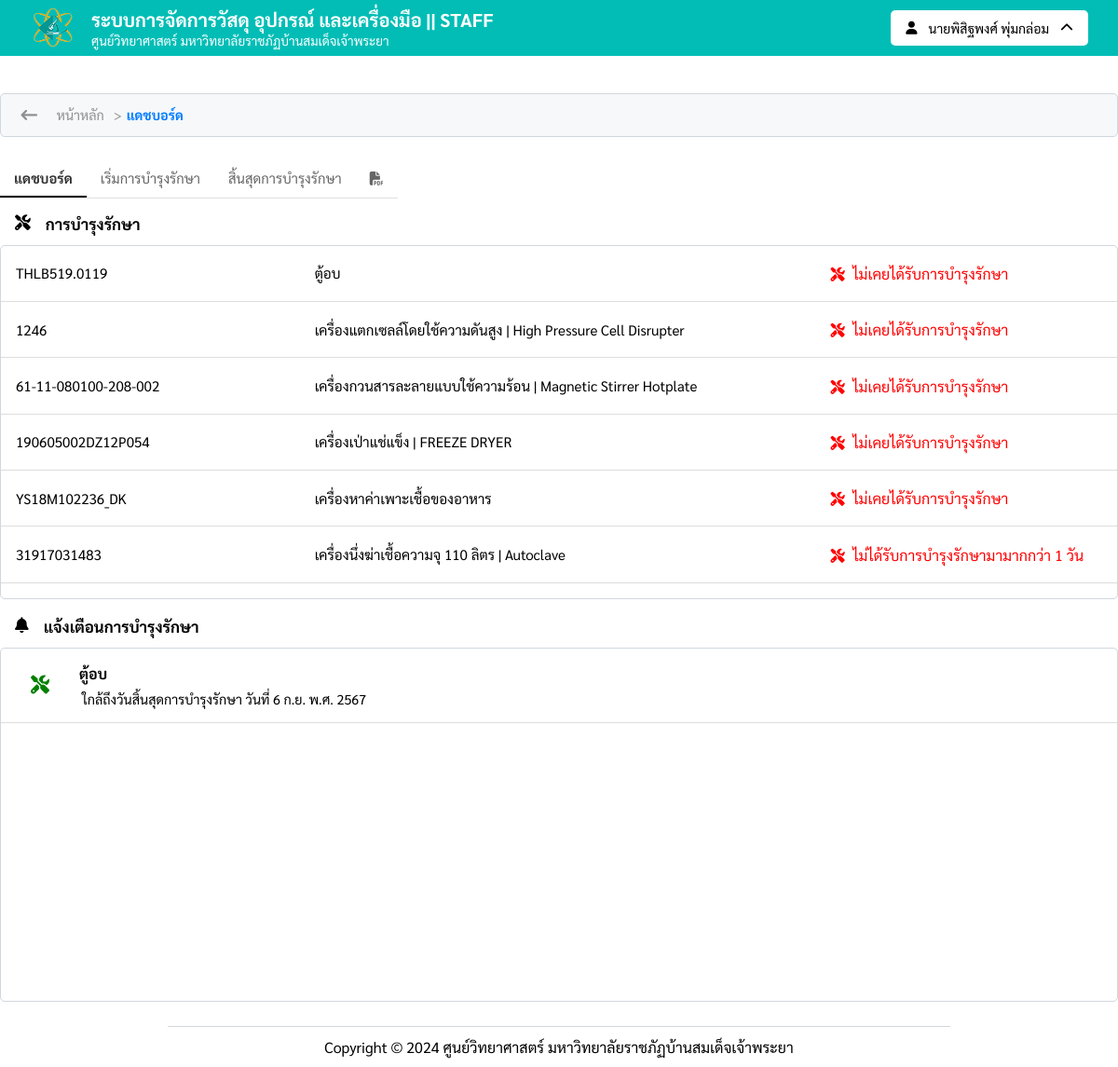
The app's page /maintenance_dashboard (signed in) with its own data.
### tables this page shows
CREATE TABLE `users_db` (
  `userID` int(50) NOT NULL,
  `username` varchar(100) NOT NULL,
  `password` varchar(100) NOT NULL,
  `created_at` timestamp NOT NULL DEFAULT current_timestamp() ON UPDATE current_timestamp(),
  `pre` set('นาย','นาง','นางสาว','ดร.','ผศ.ดร.','อ.') NOT NULL,
  `firstname` varchar(200) NOT NULL,
  `lastname` varchar(200) NOT NULL,
  `phone_number` varchar(10) NOT NULL,
  `email` varchar(200) NOT NULL,
  `role` set('อาจารย์','เจ้าหน้าที่','บุคลากร','') NOT NULL,
  `urole` set('staff','user') NOT NULL,
  `agency` varchar(100) NOT NULL,
  `status` set('w_approved','approved','n_approved') NOT NULL,
  `approved_by` varchar(200) DEFAULT NULL,
  `approved_date` datetime DEFAULT NULL
);

CREATE TABLE `crud` (
  `ID` int(100) NOT NULL,
  `img_name` varchar(100) NOT NULL,
  `sci_name` varchar(255) NOT NULL COMMENT 'ชื่ออุปกรณ์',
  `serial_number` varchar(20) NOT NULL,
  `categories` set('วัสดุ','อุปกรณ์','เครื่องมือ') DEFAULT NULL COMMENT 'ประเภทเครื่องมือ',
  `amount` int(10) DEFAULT 0 COMMENT 'จำนวนสินค้าคงเหลือ',
  `uploaded_on` datetime NOT NULL COMMENT 'วันที่อัปโหลด',
  `availability` tinyint(1) NOT NULL COMMENT 'ความพร้อมการใช้งาน'
);

CREATE TABLE `info_sciname` (
  `ID` int(20) NOT NULL,
  `sci_name` varchar(100) NOT NULL,
  `serial_number` varchar(20) NOT NULL,
  `installation_date` date DEFAULT NULL,
  `last_maintenance_date` date DEFAULT NULL,
  `details` varchar(255) DEFAULT NULL,
  `brand` varchar(100) DEFAULT NULL,
  `model` varchar(100) DEFAULT NULL,
  `company` varchar(30) DEFAULT NULL,
  `contact` varchar(20) DEFAULT NULL,
  `contact_number` varchar(12) DEFAULT NULL
);

CREATE TABLE `logs_maintenance` (
  `ID` int(20) NOT NULL,
  `serial_number` varchar(20) DEFAULT NULL,
  `sci_name` varchar(100) DEFAULT NULL,
  `categories` varchar(20) DEFAULT NULL,
  `start_maintenance` date DEFAULT NULL,
  `end_maintenance` date DEFAULT NULL,
  `name_staff` varchar(100) DEFAULT NULL,
  `note` varchar(200) DEFAULT NULL,
  `details_maintenance` varchar(200) DEFAULT NULL,
  `created_at` timestamp NOT NULL DEFAULT current_timestamp() ON UPDATE current_timestamp()
);

### assets/config/Database.php (called while the page is built, shortened)
<?php
$base_url = 'http://localhost:8080';
?>

### assets/includes/thai_date_time.php (called while the page is built, shortened)
<?php
function thai_date_time_3($datetime)
{
    $thai_month_arr = array(
        1 => "ม.ค.",
        2 => "ก.พ.",
        3 => "มี.ค.",
        4 => "เม.ย.",
        5 => "พ.ค.",
        6 => "มิ.ย.",
        7 => "ก.ค.",
        8 => "ส.ค.",
        9 => "ก.ย.",
        10 => "ต.ค.",
        11 => "พ.ย.",
        12 => "ธ.ค."
    );
    $dt = new DateTime($datetime);
    $date = $dt->format('j');
    $month = (int)$dt->format('n');
    $year = $dt->format('Y') + 543;
    return "วันที่ $date {$thai_month_arr[$month]} พ.ศ. $year";
}
function calculateDaysSinceLastMaintenance($lastMaintenanceDate)
{
    $currentDate = new DateTime();
    if ($lastMaintenanceDate === null) {
        return "ไม่เคยได้รับการบำรุงรักษา";
    } else {
        $lastMaintenanceDate = new DateTime($lastMaintenanceDate);
        $interval = $currentDate->diff($lastMaintenanceDate);
        return $interval->days;
    }
}

### views/staff-section/maintenance.php (the view, shortened to what this page needs)
<?php
require_once 'assets/config/Database.php';
include_once 'assets/includes/thai_date_time.php';
try {
    $userID = $_SESSION['staff_login'];
    $stmt = $conn->prepare("SELECT * FROM users_db WHERE userID = :userID");
    $stmt->bindParam(':userID', $userID, PDO::PARAM_INT);
    $stmt->execute();
    $userData = $stmt->fetch(PDO::FETCH_ASSOC);
} catch (PDOException $e) {
    echo "Error: " . $e->getMessage();
    exit();
}
$stmt = $conn->prepare("
    SELECT crud.*, info_sciname.*,
    DATEDIFF(CURDATE(), IFNULL(last_maintenance_date, CURDATE())) AS days_since_last_maintenance
    FROM crud
    LEFT JOIN info_sciname ON crud.ID = info_sciname.ID
    WHERE last_maintenance_date IS NULL
    OR last_maintenance_date < DATE_ADD(CURDATE(), INTERVAL 10 DAY)
    ORDER BY crud.ID ASC");
$stmt->execute();
$maintenance_notify = $stmt->fetchAll(PDO::FETCH_ASSOC);
$stmt = $conn->prepare("
    SELECT * FROM crud
    LEFT JOIN logs_maintenance ON crud.serial_number = logs_maintenance.serial_number
    WHERE availability = 1
    AND end_maintenance <= DATE_ADD(CURDATE(), INTERVAL 5 DAY)
    ORDER BY crud.serial_number ASC");
$stmt->execute();
$end_maintenance_notify = $stmt->fetchAll(PDO::FETCH_ASSOC);
$request_uri = parse_url($_SERVER["REQUEST_URI"], PHP_URL_PATH);
?>
<!DOCTYPE html>
<html lang="en">
<head>
    <link rel="stylesheet" href="<?php echo $base_url ?>/assets/font-awesome/css/all.css">
    <link rel="stylesheet" href="<?php echo $base_url ?>/assets/css/navigator.css">
    <link rel="stylesheet" href="<?php echo $base_url ?>/assets/css/breadcrumb.css">
    <link rel="stylesheet" href="<?php echo $base_url ?>/assets/css/notification_popup.css">
    <link rel="stylesheet" href="<?php echo $base_url ?>/assets/css/maintenance.css">
    <link rel="stylesheet" href="<?php echo $base_url ?>/assets/css/pagination.css">
    <link rel="stylesheet" href="<?php echo $base_url ?>/assets/css/footer.css">
</head>
<body>
    <header>
        <?php include_once 'assets/includes/navigator.php'; ?>
    </header>
    <div class="maintenance">
        <div class="header_maintenance_section">
            <a class="historyBACK" href="javascript:history.back()"><i class="fa-solid fa-arrow-left-long"></i></a>
            <div class="breadcrumb">
                <a href="/">หน้าหลัก</a>
                <span>&gt;</span>
                <?php
                if ($request_uri == '/maintenance_dashboard') {
                    echo '<a href="/maintenance_dashboard">แดชบอร์ด</a>';
                }
                ?>
            </div>
        </div>
        <div class="maintenance_section_btn">
            <div class="btn_maintenance_all">
                <a href="/maintenance_dashboard" class="<?= ($request_uri == '/maintenance_dashboard') ? 'active' : ''; ?> btn_maintenance_01">
                    แดชบอร์ด</a>
                <a href="/maintenance_start" class="<?= ($request_uri == '/maintenance_start') ? 'active' : ''; ?> btn_maintenance_02">
                    เริ่มการบำรุงรักษา</a>
                <a href="/maintenance_end" class="<?= ($request_uri == '/maintenance_end') ? 'active' : ''; ?> btn_maintenance_02">
                    สิ้นสุดการบำรุงรักษา</a>
                <a href="/maintenance/report"><i class="fa-solid fa-file-pdf"></i></a>
            </div>
        </div>
        <?php if ($request_uri == '/maintenance_dashboard') : ?>
            <div class="maintenanceDashboard">
                <div class="staff_section_2">
                    <div class="staff_header_maintenance">
                        <i class="fa-solid fa-screwdriver-wrench"></i>
                        <span id="B">การบำรุงรักษา</span>
                    </div>
                    <div class="staff_content_row3">
                        <?php if (!empty($maintenance_notify)) : ?>
                            <div class="approve_container">
                                <?php foreach ($maintenance_notify as $row) : ?>
                                    <div class="approve_row">
                                        <div class="defualt_row">
                                            <div class="serial_number">
                                                <?php echo htmlspecialchars($row['serial_number']); ?>
                                            </div>
                                            <div class="items">
                                                <?= htmlspecialchars($row['sci_name'], ENT_QUOTES, 'UTF-8') ?>
                                            </div>
                                            <div class="reservation_date">
                                                <?php
                                                $daysSinceMaintenance = calculateDaysSinceLastMaintenance($row['last_maintenance_date']);
                                                ?>
                                                <?php if ($daysSinceMaintenance === "ไม่เคยได้รับการบำรุงรักษา"): ?>
                                                    <div class="maintenance-status red">
                                                        <i class="fa-solid fa-screwdriver-wrench icon"></i>
                                                        <span class="text "><?php echo $daysSinceMaintenance; ?></span>
                                                    </div>
                                                <?php else: ?>
                                                    <div class="maintenance-status red">
                                                        <i class="fa-solid fa-screwdriver-wrench icon"></i>
                                                        <span class="text">ไม่ได้รับการบำรุงรักษามามากกว่า <?php echo $daysSinceMaintenance; ?> วัน</span>
                                                    </div>
                                                <?php endif; ?>
                                            </div>
                                        </div>
                                    </div>
                                <?php endforeach; ?>
                            </div>
                        <?php endif ?>
                    </div>
                </div>
                <div class="staff_notification_2">
                    <div class="staff_notification_maintenance_header">
                        <i class="fa-solid fa-bell"></i>
                        <span id="B">แจ้งเตือนการบำรุงรักษา</span>
                    </div>
                    <div class="staff_notification_body">
                        <?php if (!empty($end_maintenance_notify)) : ?>
                            <div class="staff_notification_stack">
                                <?php foreach ($end_maintenance_notify as $datas) : ?>
                                    <div class="staff_notification_data">
                                        <i class="fa-solid fa-screwdriver-wrench green"></i>
                                        <div class="detailsNoti">
                                            <span class="staff_notification_data_1">
                                                <?php echo htmlspecialchars($datas['sci_name']); ?>
                                            </span>
                                            <span class="staff_notification_data_2">ใกล้ถึงวันสิ้นสุดการบำรุงรักษา
                                                <?php echo htmlspecialchars(thai_date_time_3($datas['end_maintenance'])); ?>
                                            </span>
                                        </div>
                                    </div>
                                <?php endforeach; ?>
                            </div>
                        <?php endif ?>
                    </div>
                </div>
            </div>
        <?php endif ?>
    </div>
    <footer><?php include "assets/includes/footer_2.php"; ?></footer>
</body>
</html>

### assets/includes/navigator.php (shortened to what this page needs)
<div class="header">
    <div class="header_nav">
        <div class="header_nav_banner">
            <a href="<?php echo $base_url; ?>/" class="header_navbanner_name">
                <div class="header_navbanner_img">
                    <img src="<?php echo $base_url; ?>/assets/img/logo/sci_center.png">
                </div>
            </a>
            <div class="header_navbanner_name_00">
                <span id="B" class="header_navbanner_name-1">
                    ระบบการจัดการวัสดุ อุปกรณ์ และเครื่องมือ
                    <?php if (isset($_SESSION['staff_login'])) : ?>
                        || STAFF
                    <?php endif; ?>
                </span>
                <span class="header_navbanner_name-2">
                    ศูนย์วิทยาศาสตร์ มหาวิทยาลัยราชภัฏบ้านสมเด็จเจ้าพระยา
                </span>
            </div>
        </div>
        <div class="header_nav_userinfo">
            <?php if (isset($_SESSION['user_login'])) : ?>
                <div class="header_userinfo_btn" id="userInfoBtn">
                    <div class="select">
                        <i class="fa-solid fa-user"></i>
                        <span>
                            <?= $userData['pre'] . $userData['firstname'] . '&nbsp;' . $userData['lastname'] ?>
                        </span>
                        <i class="arrow_rotate fa-solid fa-chevron-up"></i>
                    </div>
                </div>
                <div class="logoutMODAL">
                    <div class="logoutMODAL_content">
                        <div class="logoutMODAL_popup">
                            <div class="logoutMODAL_sec01">
                                <i class="fa-solid fa-right-from-bracket"></i>
                                <span id="B">แจ้งเตือนออกจากระบบ</span>
                            </div>
                            <div class="logoutMODAL_sec02">
                                <a class="profileUser" href="<?php echo $base_url; ?>/profile_user"><i class="fa-solid fa-user-pen"></i></a>
                                <a class="confirmLogout" href="<?php echo $base_url; ?>/models/sign_out.php">ออกจากระบบ</a>
                                <div class="cancel_del closeDetails">
                                    <span>ปิดหน้าต่าง</span>
                                </div>
                            </div>
                        </div>
                    </div>
                </div>
            <?php elseif (isset($_SESSION['staff_login'])) : ?>
                <div class="header_userinfo_btn" id="userInfoBtn">
                    <div class="select">
                        <i class="fa-solid fa-user"></i>
                        <span>
                            <?= $userData['pre'] . $userData['firstname'] . '&nbsp;' . $userData['lastname'] ?>
                        </span>
                        <i class="arrow_rotate fa-solid fa-chevron-up"></i>
                    </div>
                </div>
            <?php endif; ?>
        </div>
    </div>
</div>

### assets/css/navigator.css (style rules this page uses)
* { margin: 0; padding: 0; box-sizing: border-box; font-family: Sarabun; text-decoration: none; list-style: none; }
#B { font-family: Sarabun-bold; }
.header { background-color: #01bdb6; color: white; width: 100%; height: 60px; top: 0; left: 0; position: relative; z-index: 2; }
.header_nav_banner { display: flex; align-items: center; justify-content: center; height: 100%; gap: 1rem; }

### assets/css/breadcrumb.css (style rules this page uses)
.breadcrumb { font-size: 0.9rem; display: flex; align-items: center; }
.breadcrumb a:last-child { color: #007bff; font-family: Sarabun-bold; }
.breadcrumb span { margin: 0 5px; color: #8f8f8f; }

### assets/css/maintenance.css (style rules this page uses)
* { margin: 0; padding: 0; box-sizing: border-box; font-family: Sarabun; }
.maintenance { width: 100%; max-width: 1300px; margin: 2.5rem auto; }
.approve_container { width: 100%; }
.defualt_row { width: 100%; display: flex; align-items: center; justify-content: space-between; }
.serial_number, .approve_actions { display: flex; align-items: center; word-break: normal; width: 20%; }
.reservation_date { width: 25%; }
.icon { margin-right: 5px; }
.text { font-size: 16px; }
.red { color: red; }
.green { color: green; }
.maintenanceDashboard { width: 100%; margin: 1rem auto; display: flex; align-items: center; flex-direction: column; gap: 2rem; }
.staff_section_2, .staff_notification_2 { width: 100%; height: 50vh; }
.staff_header_maintenance, .staff_notification_maintenance_header { width: 100%; font-size: 1.05rem; padding-left: 1rem; display: flex; align-items: center; gap: 1rem; }
.staff_content_row3, .staff_notification_body { width: 100%; height: 95% !important; margin-top: 0.75rem; border-radius: 5px; border: 1px solid #d0d7de; overflow-y: auto; }
.staff_notification_stack { display: flex; flex-direction: column; }

### records on screen
users_db: pre "นาย", firstname "พิสิฐพงศ์", lastname "พุ่มกล่อม"
crud: info_sciname.serial_number "THLB519.0119", info_sciname.sci_name "ตู้อบ", info_sciname.last_maintenance_date "ไม่เคยได้รับการบำรุงรักษา", logs_maintenance.sci_name "ตู้อบ", logs_maintenance.end_maintenance "วันที่ 6 ก.ย. พ.ศ. 2567"
crud: info_sciname.serial_number "1246", info_sciname.sci_name "เครื่องแตกเซลล์โดยใช้ความดันสูง | High Pressure Cell Disrupter", info_sciname.last_maintenance_date "ไม่เคยได้รับการบำรุงรักษา"
crud: info_sciname.serial_number "61-11-080100-208-002", info_sciname.sci_name "เครื่องกวนสารละลายแบบใช้ความร้อน | Magnetic Stirrer Hotplate", info_sciname.last_maintenance_date "ไม่เคยได้รับการบำรุงรักษา"
crud: info_sciname.serial_number "190605002DZ12P054", info_sciname.sci_name "เครื่องเป่าแช่แข็ง | FREEZE DRYER", info_sciname.last_maintenance_date "ไม่เคยได้รับการบำรุงรักษา"
crud: info_sciname.serial_number "YS18M102236_DK", info_sciname.sci_name "เครื่องหาค่าเพาะเชื้อของอาหาร", info_sciname.last_maintenance_date "ไม่เคยได้รับการบำรุงรักษา"
crud: info_sciname.serial_number "31917031483", info_sciname.sci_name "เครื่องนึ่งฆ่าเชื้อความจุ 110 ลิตร | Autoclave", daysSinceMaintenance "1"
